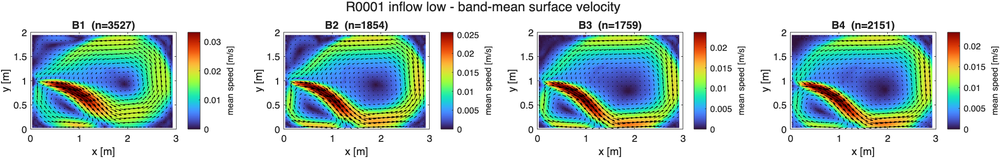
%> input picture paper/2026_journal_Shonai/fig/R0001_band_mean_field.png, 1000 x 158 px, shrunk from 2039 x 323 before the run
$ octave --eval "result = preprocess_piv_frame(imread('../../paper/2026_journal_Shonai/fig/R0001_band_mean_field.png'));"   (GNU Octave 9; MATLAB toolbox functions it lacks are replaced by stand-ins)
%> lines starting %> are read from the running program, lines starting %| are printed output that depends on the picture
function J = preprocess_piv_frame(I, opts)
%PREPROCESS_PIV_FRAME Lightweight preprocessing for surface-PIV frames.
%
% J = preprocess_piv_frame(I, opts)
%
% Recommended default order:
%   1) convert to grayscale
%   2) illumination flattening
%   3) percentile clipping + normalization
%   4) optional inversion (to make tracers bright)
%   5) optional CLAHE / median filter

    if nargin < 2
        opts = struct();
    end
    opts = iDefaults(opts);

    if size(I,3) == 3
        I = rgb2gray(I);
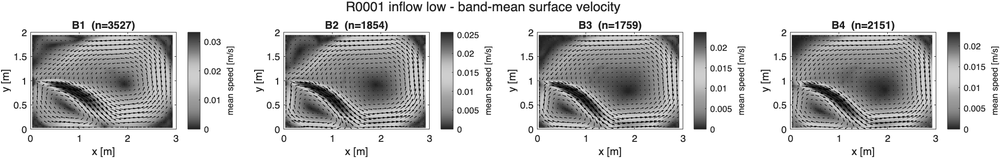
%> I: size 158x1000 uint8; min 0, max 255, mean 201
    end
    I = im2single(I);
%> I: size 158x1000 single

    switch lower(opts.flatfield_mode)
        case 'divide'
            bg = imgaussfilt(I, opts.flat_sigma_px);
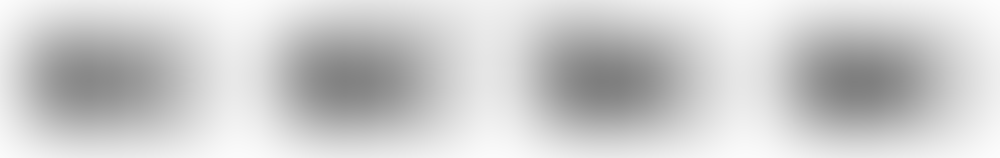
%> bg: size 158x1000 single; min 0.496, max 0.992, mean 0.8
            J = I ./ max(bg, eps('single'));
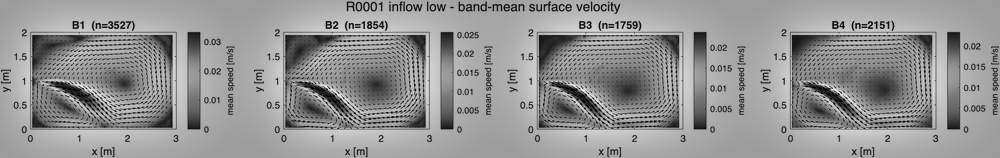
%> J: size 158x1000 single; min 0, max 1.67, mean 0.971; drawn with min black and max white
        case 'subtract'
            bg = imgaussfilt(I, opts.flat_sigma_px);
            J = bg - I;
        case 'none'
            J = I;
        otherwise
            error('preprocess_piv_frame:BadMode', ...
                'Unknown flatfield_mode: %s', opts.flatfield_mode);
    end

    clipVals = prctile(J(:), opts.clip_prctile);
%> clipVals = [0.165 1.34]
    lo = clipVals(1);
%> lo = 0.165
    hi = clipVals(2);
%> hi = 1.34
    if hi <= lo
        hi = lo + eps('single');
    end
    J = min(max(J, lo), hi);
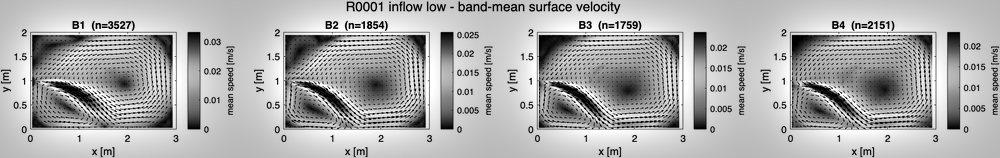
%> J: size 158x1000 single; min 0.165, max 1.34, mean 0.971; drawn with min black and max white
    J = (J - lo) ./ (hi - lo);

    if opts.invert
        J = 1 - J;
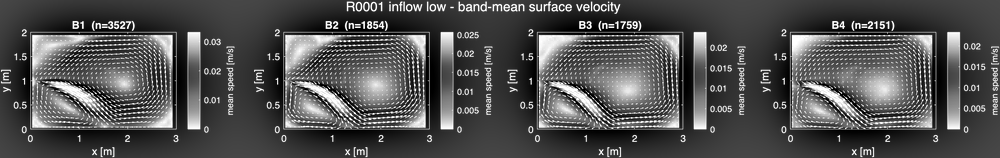
%> J: size 158x1000 single; min 0, max 1, mean 0.315
    end

    if opts.do_clahe
        J = adapthisteq(J, ...
            'ClipLimit', opts.clahe_cliplimit, ...
            'NumTiles', opts.clahe_numtiles);
    end

    if opts.do_median
        J = medfilt2(J, [opts.median_ksize opts.median_ksize]);
    end

    switch lower(opts.output_class)
        case 'single'
            % leave as is
        case 'uint8'
            J = im2uint8(J);
        case 'uint16'
            J = im2uint16(J);
%> J: size 158x1000 uint16
        otherwise
            error('preprocess_piv_frame:BadOutputClass', ...
                'Unknown output_class: %s', opts.output_class);
    end
end

function opts = iDefaults(opts)
    if ~isfield(opts, 'flatfield_mode');   opts.flatfield_mode = 'divide'; end
    if ~isfield(opts, 'flat_sigma_px');    opts.flat_sigma_px = 30; end
    if ~isfield(opts, 'clip_prctile');     opts.clip_prctile = [1 99]; end
    if ~isfield(opts, 'invert');           opts.invert = true; end
    if ~isfield(opts, 'do_clahe');         opts.do_clahe = false; end
    if ~isfield(opts, 'clahe_cliplimit');  opts.clahe_cliplimit = 0.01; end
    if ~isfield(opts, 'clahe_numtiles');   opts.clahe_numtiles = [8 8]; end
    if ~isfield(opts, 'do_median');        opts.do_median = false; end
    if ~isfield(opts, 'median_ksize');     opts.median_ksize = 3; end
    if ~isfield(opts, 'output_class');     opts.output_class = 'uint16'; end
end

$ run again, on paper/2026_journal_Shonai/fig/R0013_band_mean_field.png
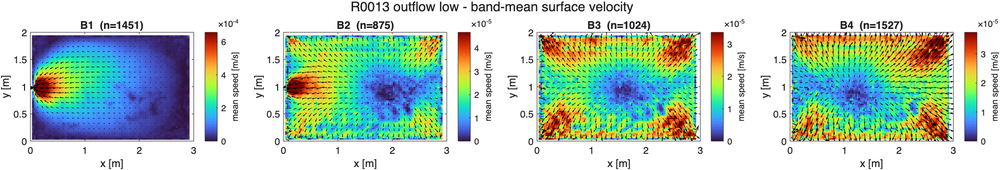
%> input picture paper/2026_journal_Shonai/fig/R0013_band_mean_field.png, 1000 x 170 px, shrunk from 2039 x 347 before the run
%> in preprocess_piv_frame, `J = I ./ max(bg, eps('single'));`:
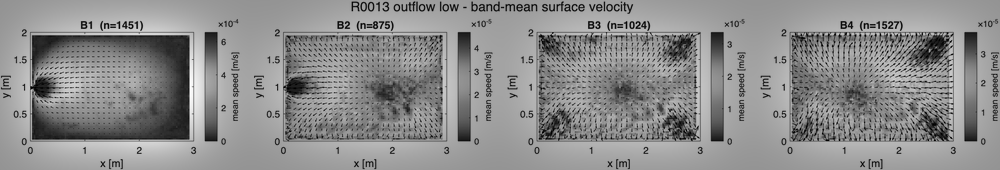
%> J: size 170x1000 single; min 0, max 1.76, mean 0.972; drawn with min black and max white
%> clipVals = [0.174 1.39]
%> lo = 0.174
%> hi = 1.39
%> in preprocess_piv_frame, `J = 1 - J;`:
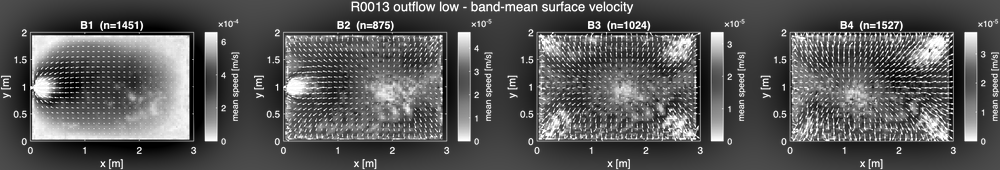
%> J: size 170x1000 single; min 0, max 1, mean 0.341

$ run again, on paper/2026_journal_Shonai/fig/fig_branch_selection.png
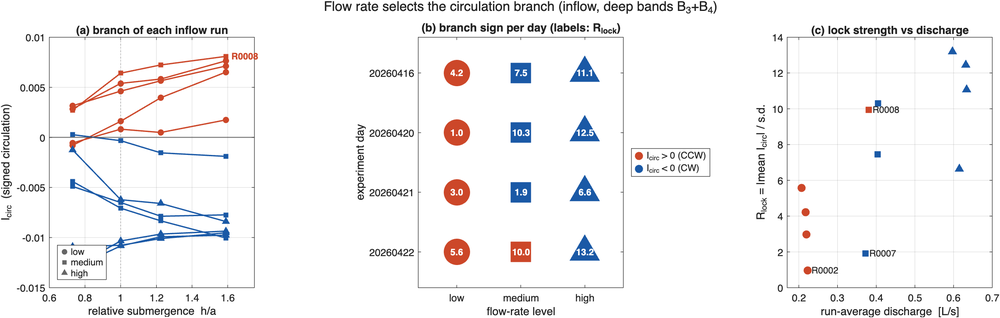
%> input picture paper/2026_journal_Shonai/fig/fig_branch_selection.png, 1000 x 318 px, shrunk from 2472 x 786 before the run
%> in preprocess_piv_frame, `J = I ./ max(bg, eps('single'));`:
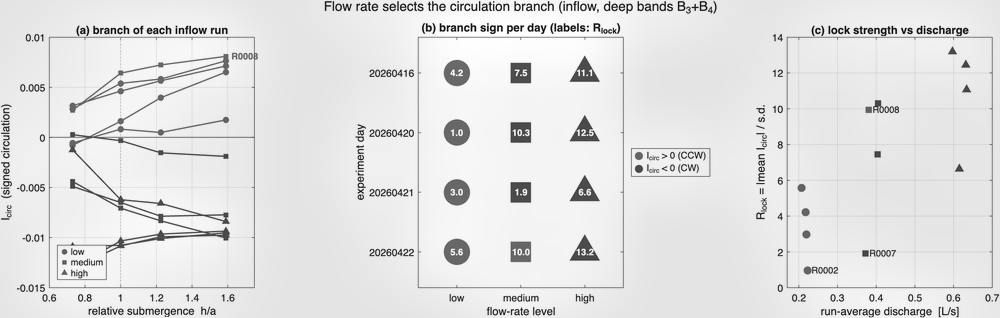
%> J: size 318x1000 single; min 0, max 1.12, mean 0.995; drawn with min black and max white
%> clipVals = [0.279 1.11]
%> lo = 0.279
%> hi = 1.11
%> in preprocess_piv_frame, `J = 1 - J;`:
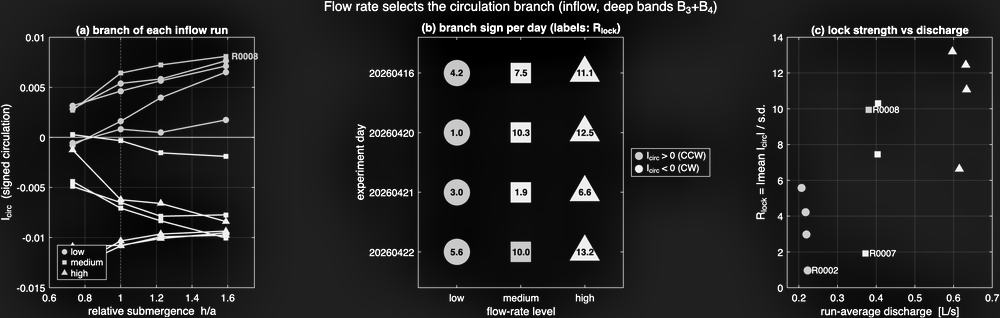
%> J: size 318x1000 single; min 0, max 1, mean 0.134
